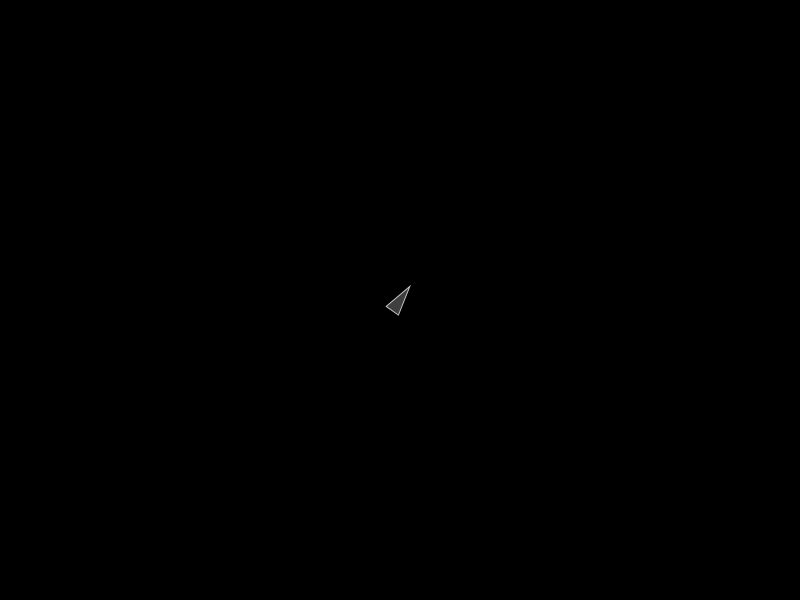
Frame 1 (no input)
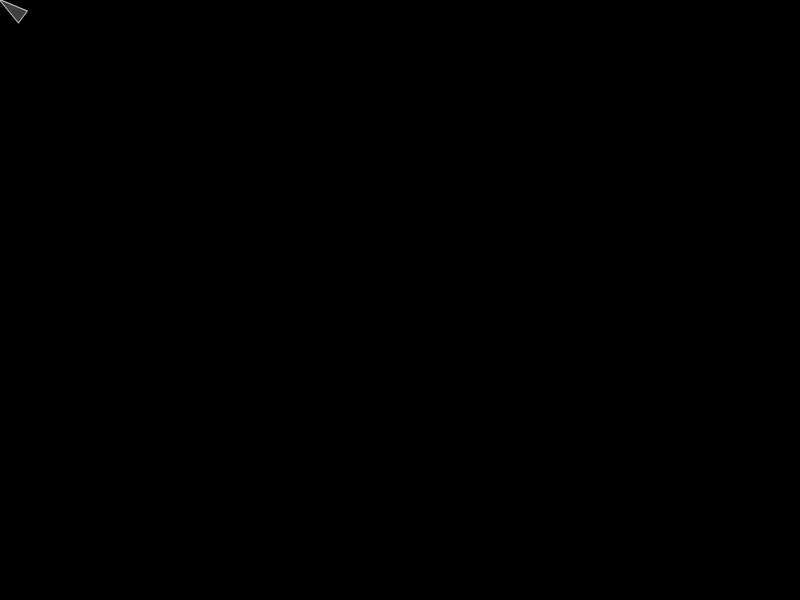
Frame 60 (no input)
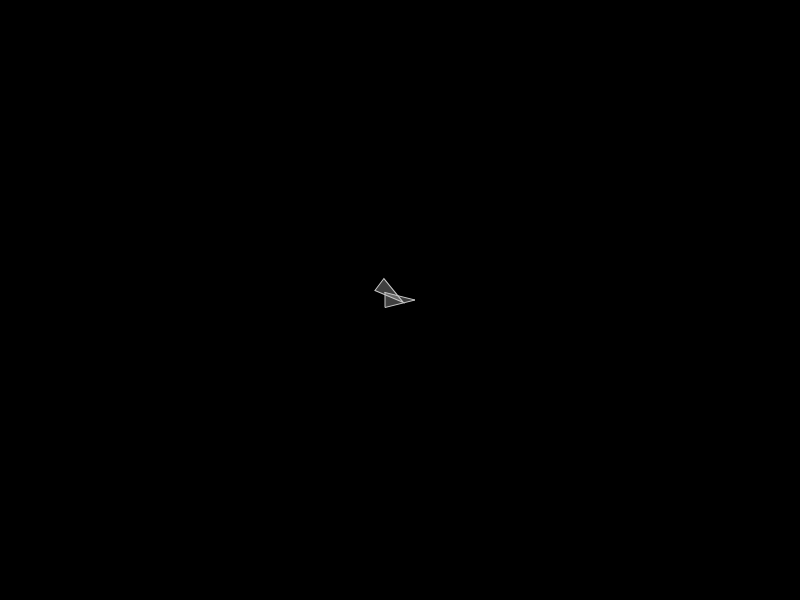
Frame 120 (the mouse pressed at the canvas centre since frame 60)

The p5.js sketch that drew these frames (run headless with seeded random() and noise() and a simulated clock; from frame 60 on, the mouse is pressed at the canvas centre):

// p5.js sketch
// ── sketch.js
var birds = [];
function setup() {
    createCanvas(800,600);

    //Put our first bird in the birds array
    var bird = new Bird(width/2, height/2, 30);
    bird.v.x = 10;
    bird.v.y = 3;
    birds.push(bird);
}

//When the mouse is pressed
function mousePressed() {
    //Create new bird
    var bird = new Bird(width/2, height/2, 30);

    //Randomize its maxSeekVelocity and maxSeekForce
    bird.maxSeekForce = random(0.1,2);
    bird.maxSeekVelocity = random(3,10);

    //Put it into the array
    birds.push(bird);
}

function draw() {

    background(0);

    stroke(200);
    fill(200,200,200,80);


    for (var i = 0; i < birds.length; i++) {
        //seek the mouse
        birds[i].seek(createVector(mouseX, mouseY));
        //update the bird
        birds[i].update();
        //display it
        birds[i].show();
    }
}

// ── bird.js
function Bird(x, y, size) {

    this.size = size;

    //Our simple phisics stuff
    this.pos = createVector(x,y);
    this.v = createVector();
    this.a = createVector();

    //Seek steering behavior maximum limits
    this.maxSeekVelocity = 10;
    this.maxSeekForce = 10;

    //This comment is ridiculous :)
    this.applyForce = function(force) {
        this.a.add(force);
    }

    //This is our seek method which is the main point of the whole video
    this.seek = function(target) {
        //Compute the desire vector as the differance of the
        // target and the current position
        var desire = p5.Vector.sub(target, this.pos);

        //Get its magnitute as a distance
        var d = desire.mag();

        //Now we have to limit the magnitute of the desire,
        // but here is the ARRIVAL part of the algorithm also

        //Map the distance against the radius of influence
        //and get the new magnitute at same rate
        var newMag = map(d, 0, 100, 0, this.maxSeekVelocity);

        //Constrain it in case it goes wild anyway
        newMag = constrain(newMag, 0, this.maxSeekVelocity);

        //Rescale the vector with the computed magnitute
        desire.setMag(newMag);

        //The seek force is the differance of the desired and the current velocity
        //You can think of this as a velocity error correction also
        var seekForce = p5.Vector.sub(desire, this.v);

        //Limit the force and apply it to the bird
        seekForce.limit(this.maxSeekForce);
        this.applyForce(seekForce);
    }


    //Our simple phisics stuff again
    this.update = function() {
        this.v.add(this.a);
        this.pos.add(this.v);

        this.a.mult(0);
    }

    //Displays the bird.
    //More on this in the Flappy Bird videos
    this.show = function() {

        push();
        translate(this.pos.x, this.pos.y);
        rotate(this.v.heading());
        beginShape();
            fill(200,200,200,80)
            vertex(-this.size/2, -this.size/4);
            vertex(this.size/2, 0);
            vertex(-this.size/2, this.size/4);
        endShape(CLOSE);
        pop();
    }

}
